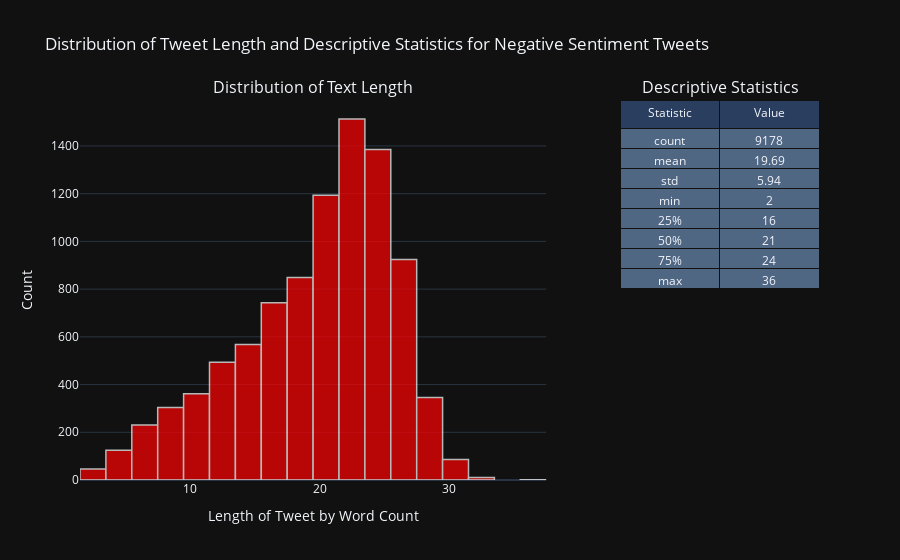

Notebook code cell kept with this figure:
### Code cell
import plotly.express as px
from plotly.subplots import make_subplots
import plotly.graph_objects as go


# Assuming tweets_noneg is your DataFrame
tweets_noneg['length'] = tweets_noneg.text.str.split().apply(len)

# Create histogram using Plotly Express
histogram = px.histogram(
    tweets_noneg[tweets_noneg['airline_sentiment'] == 'negative'],
    x='length',
    nbins=20,
    labels={'length': 'Text Length'},
    color_discrete_sequence=['red'],
)

# Add histogram trace with outlined bins
histogram.update_traces(
    marker_line_width=1.5,
    marker_line_color='white',
    opacity=0.7,
)

# Create descriptive statistics table
describe = tweets_noneg.length[tweets_noneg.airline_sentiment == 'negative'].describe().to_frame().round(2)
table = go.Figure(data=[go.Table(
    header=dict(values=['Statistic', 'Value']),
    cells=dict(values=[describe.index, describe['length']]),
)])

# Create subplots
fig = make_subplots(
    rows=1, cols=2,
    subplot_titles=['Distribution of Text Length', 'Descriptive Statistics'],
    column_widths=[0.7, 0.3],
    specs=[[{'type': 'xy'}, {'type': 'table'}]]
)

# Add histogram to subplot
for trace in histogram.data:
    fig.add_trace(trace, row=1, col=1)

# Add table to subplot
for trace in table.data:
    fig.add_trace(trace, row=1, col=2)

# Update layout for subplot-like appearance
fig.update_layout(
    title='Distribution of Tweet Length and Descriptive Statistics for Negative Sentiment Tweets',
    template='plotly_dark'
)   

# Add explicit x-axis and y-axis labels
fig.update_xaxes(title_text='Length of Tweet by Word Count', row=1, col=1)
fig.update_yaxes(title_text='Count', row=1, col=1)

fig.show()

### Figure 1 — Plotly figure (JSON) as saved in the notebook; plotly's stock layout.template omitted (floating-point values rounded to 4 significant figures; data arrays with more than 128 entries replaced by an {"elided": "..."} marker saying what was removed)
{"data": [{"alignmentgroup": "True", "bingroup": "x", "hovertemplate": "Text Length=%{x}<br>count=%{y}<extra></extra>", "legendgroup": "", "marker": {"color": "red", "line": {"color": "white", "width": 1.5}, "pattern": {"shape": ""}}, "name": "", "nbinsx": 20, "offsetgroup": "", "opacity": 0.7, "orientation": "v", "showlegend": false, "type": "histogram", "x": {"elided": "9178 int values"}, "xaxis": "x", "yaxis": "y"}, {"cells": {"values": [["count", "mean", "std", "min", "25%", "50%", "75%", "max"], [9178, 19.69, 5.94, 2, 16, 21, 24, 36]]}, "domain": {"x": [0.73, 1], "y": [0, 1]}, "header": {"values": ["Statistic", "Value"]}, "type": "table"}], "layout": {"annotations": [{"font": {"size": 16}, "showarrow": false, "text": "Distribution of Text Length", "x": 0.315, "xanchor": "center", "xref": "paper", "y": 1, "yanchor": "bottom", "yref": "paper"}, {"font": {"size": 16}, "showarrow": false, "text": "Descriptive Statistics", "x": 0.865, "xanchor": "center", "xref": "paper", "y": 1, "yanchor": "bottom", "yref": "paper"}], "title": {"text": "Distribution of Tweet Length and Descriptive Statistics for Negative Sentiment Tweets"}, "xaxis": {"anchor": "y", "domain": [0, 0.63], "title": {"text": "Length of Tweet by Word Count"}}, "yaxis": {"anchor": "x", "domain": [0, 1], "title": {"text": "Count"}}}}
